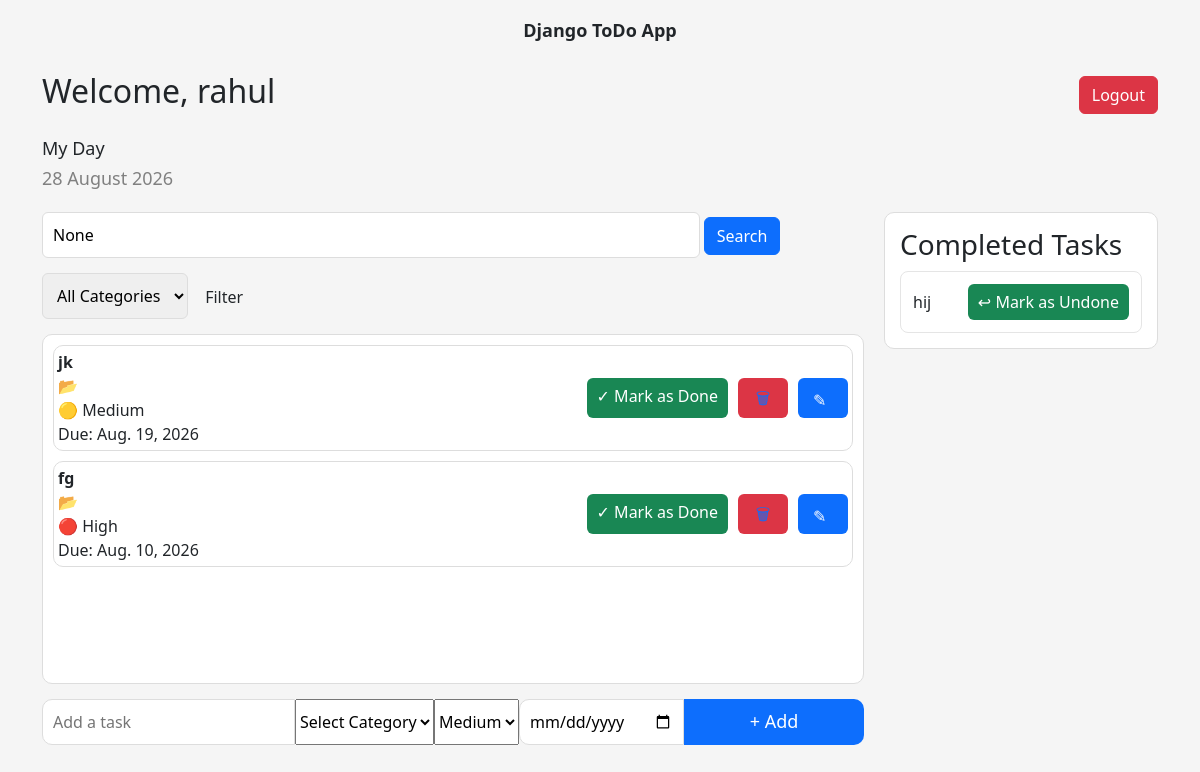
Screenshot of / (signed in) with the database file from the repository.
### todo/models.py (models this page shows, shortened)
class Task(models.Model):
    PRIORITY_CHOICES = [
        ('High', 'High'),
        ('Medium', 'Medium'),
        ('Low', 'Low'),
    ]
    user = models.ForeignKey(
        User,
        on_delete=models.CASCADE,
        null=True
    )
    task = models.CharField(max_length=200)
    category = models.ForeignKey(
        Category,
        on_delete=models.SET_NULL,
        null=True,
        blank=True
    )
    priority = models.CharField(
        max_length=10,
        choices=PRIORITY_CHOICES,
        default='Medium'
    )
    due_date = models.DateField(
        null=True,
        blank=True
    )
    is_completed = models.BooleanField(default=False)
    created_at = models.DateTimeField(
        auto_now_add=True
    )
    updated_at = models.DateTimeField(
        auto_now=True
    )

### todo_main/views.py (the view)
# urls.py: 2. Add a URL to urlpatterns:  path('', views.home, name='home')
@login_required
def home(request):
    query = request.GET.get('q')
    category = request.GET.get('category')
    tasks = Task.objects.filter(
        user=request.user,
        is_completed=False
    ).order_by('-updated_at')
    completed_tasks = Task.objects.filter(
        user=request.user,
        is_completed=True
    )
    if query:
        tasks = tasks.filter(task__icontains=query)
        completed_tasks = completed_tasks.filter(
            task__icontains=query
        )
    if category:
        tasks = tasks.filter(category_id=category)
        completed_tasks = completed_tasks.filter(
            category_id=category
        )
    categories = Category.objects.all()
    context = {
        'tasks': tasks,
        'completed_tasks': completed_tasks,
        'categories': categories,
        'query': query,
    }
    return render(request, 'home.html', context)

### templates/home.html (shortened to what this page needs)
<!DOCTYPE html>
<html lang="en">
<head>
<link href="https://cdn.jsdelivr.net/npm/bootstrap@5.3.3/dist/css/bootstrap.min.css" rel="stylesheet">
</head>
<body>
<div class="container">
    <h1 class="title">Django ToDo App</h1>
<div style="display: flex; justify-content: space-between; align-items: center; margin-bottom: 20px;">
    <h2>Welcome, {{ request.user.username }}</h2>
<form action="{% url 'logout' %}" method="post">
    <button type="submit" class="btn btn-danger">
        Logout
    </button>
</form>
</div>
    <div class="myday">
        <h2>My Day</h2>
        <p>{% now "d F Y" %}</p>
    </div>
    <div class="main-content">
        <div class="left-panel">
<form method="GET" style="margin-bottom: 15px;">
    <input type="text" name="q" value="{{ query }}" placeholder="Search Task..." style="padding: 10px; width: 80%;border: 1px solid #ddd;border-radius: 6px;">
    <button type="submit" class="btn btn-primary">Search</button>
</form>
<form method="GET" style="margin-bottom: 15px;">
<select name="category" style="padding: 10px; border: 1px solid #ddd; border-radius: 6px;">
    <option value="">All Categories</option>
</select>
<button type="submit" class="btn btn-primay">Filter</button>
</form>
            <div class="task-list">
                {% for task in tasks %}
                <div class="task-card">
                    <span>
    <strong>{{ task.task }}</strong>
    <br>
       📂{{ task.category.name}}
    <br>
    {% if task.priority == 'High' %}
        🔴 High
    {% elif task.priority == 'Medium' %}
        🟡 Medium
    {% else %}
        🟢 Low
    {% endif %}
    <br>
    Due: {{ task.due_date }}
</span>
    <div class="task-actions">
       <a class="done" href="{% url 'mark_as_done' task.id %}">✓ Mark as Done</a>
        <a class="delete" href="{% url 'delete_task' task.id %}" a>🗑</a>
        <a class="edit" href="{% url 'edit_task' task.id %}">✎</a>
    </div>
</div>
{% endfor %}
            </div>
           <form method="POST" action="{% url 'addTask' %}" class="add-task">
          <input type="text" name="task" placeholder="Add a task" required>
<select name="category" required>
    <option value="">Select Category</option>
</select>
    <select name="priority">
        <option value="Medium" selected>Medium</option>
    </select>
    <input type="date" name="due_date" required>
    <button type="submit">+ Add</button>
</form>
        </div>
        <div class="right-panel">
            <div class="completed-box">
                <h3>Completed Tasks</h3>
                 {% for task in completed_tasks %}
<div class="completed-item">
    <span>{{ task.task }}</span>
    <a class="done"
       href="{% url 'mark_as_undone' task.id %}">
        ↩ Mark as Undone
    </a>
</div>
{% endfor %}
 </div>
        </div>
        </div>
    </div>
</body>
</html>

### templates/home.html (style rules this page uses)
* { margin:0; padding:0; box-sizing:border-box; font-family:Segoe UI, sans-serif; }
body { background:#f5f5f5; }
.container { width: 95%; max-width: 1400px; margin: 20px auto; }
.title { text-align:center; font-size:18px; font-weight:600; margin-bottom:30px; }
.myday h2 { font-size:18px; margin-bottom:5px; }
.myday p { color:gray; font-size:18px; }
.main-content { display:flex; gap:20px; margin-top:20px; }
.left-panel { flex:1.5; }
.right-panel { flex:1.2; }
.task-list { height:350px; overflow-y:auto; background:white; border:1px solid #ddd; border-radius:10px; padding:10px; }
.task-card { background:white; border:1px solid #ddd; border-radius:10px; padding:4px; display:flex; justify-content:space-between; align-items:center; margin-bottom:10px; }
.task-actions { display:flex; gap:10px; flex-shrink: 0s; }
.done { background: #198754; color: white; padding: 6px 10px; border-radius: 6px; text-decoration: none; white-space: nowrap; }
.delete { background:#dc3545; width: 50px; height: 40px; display: flex; justify-content: center; align-items: center; padding: 10px 15px; text-decoration: none; border-radius: 6px; }
.edit { background:#0d6efd; color: white; justify-content: center; align-items: center; width: 50px; height: 40px; padding: 10px 15px; text-decoration: none; border-radius: 6px; }
.completed-box { background:white; border:1px solid #ddd; border-radius:10px; padding:15px; }
.completed-item { border:1px solid #e5e5e5; border-radius:8px; padding:12px; margin-top:10px; display:flex; justify-content:space-between; align-items:center; gap:10px; }
.add-task { display:flex; margin-top:15px; }
.add-task input { flex:1; padding:10px; border:1px solid #ddd; border-radius:10px 0 0 10px; outline:none; }
.add-task button { width:180px; background:#0d6efd; color:white; border:none; border-radius:0 10px 10px 0; font-size:18px; }

### rows the page displays
Task: task "jk", priority "🟡 Medium", due_date "Aug. 19, 2026"
Task: task "fg", priority "🔴 High", due_date "Aug. 10, 2026"
Task: task "hij"

### other values shown
{{ request.user.username }} "rahul"
